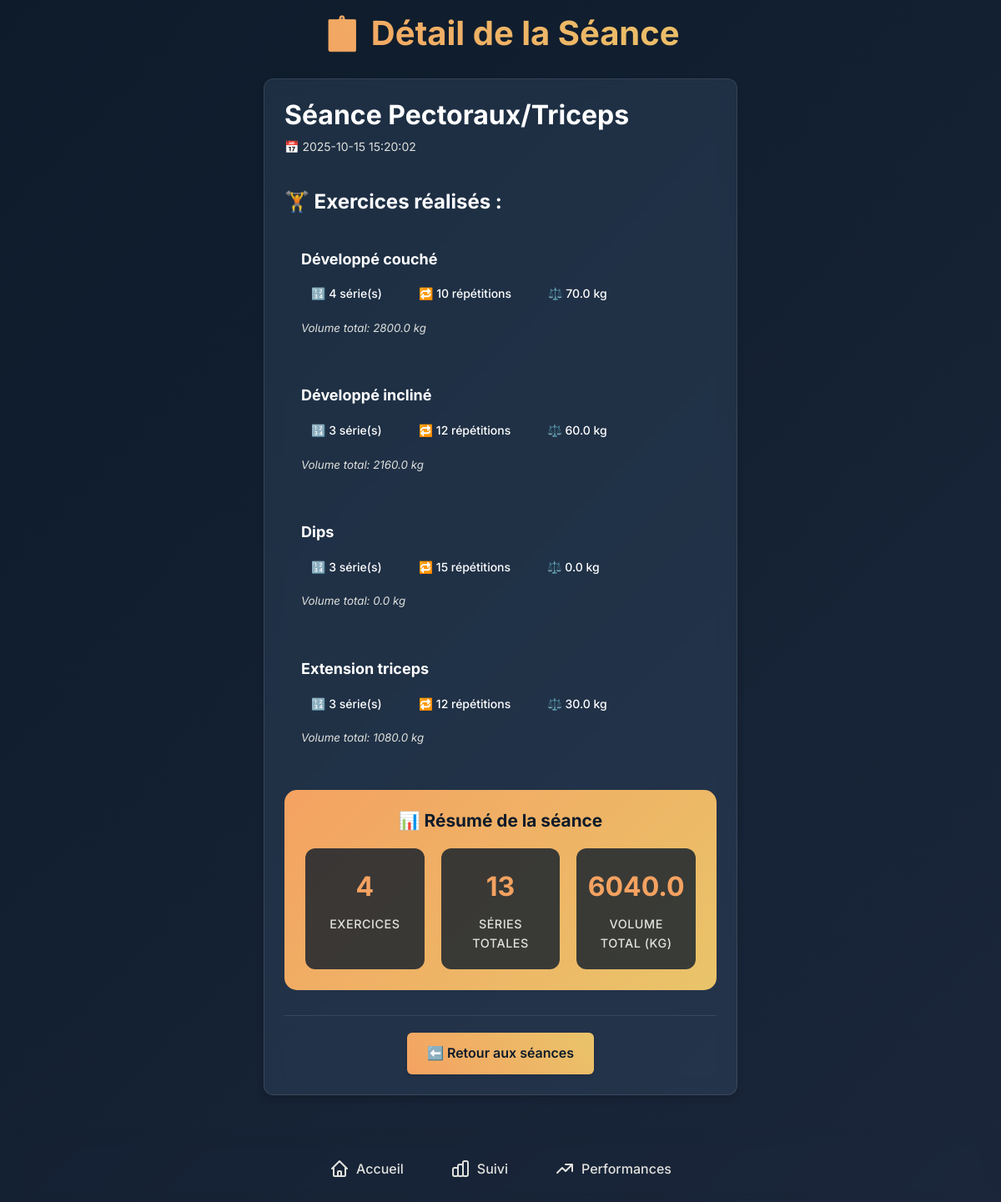
/session/1, run on the app's committed database.
### tables this page shows
CREATE TABLE exercises (
                    id INTEGER PRIMARY KEY AUTOINCREMENT,
                    session_id INTEGER NOT NULL,
                    exercise_name TEXT NOT NULL,
                    sets INTEGER NOT NULL,
                    reps INTEGER NOT NULL,
                    weight REAL NOT NULL,
                    FOREIGN KEY (session_id) REFERENCES sessions (id)
                );

### app.py (the view)
@app.route('/session/<int:session_id>')
def view_session(session_id):
    session = None
    exercises = []
    session_stats = {
        'total_sets': 0,
        'total_volume': 0.0
    }
    try:
        with sqlite3.connect('database.db') as conn:
            cur = conn.cursor()
            cur.execute("SELECT * FROM sessions WHERE id = ?", (session_id,))
            session = cur.fetchone()
            if session:
                cur.execute("SELECT * FROM exercises WHERE session_id = ?", (session_id,))
                exercises = cur.fetchall() or []
                if exercises:
                    for exercise in exercises:
                        try:
                            sets = exercise[3] if exercise[3] is not None else 0
                            reps = exercise[4] if exercise[4] is not None else 0
                            weight = exercise[5] if exercise[5] is not None else 0.0
                            session_stats['total_sets'] += sets
                            session_stats['total_volume'] += (sets * reps * weight)
                        except (IndexError, TypeError) as e:
                            print(f"Erreur lors du calcul des stats pour l'exercice {exercise}: {e}")
                            continue
    except sqlite3.Error as e:
        print(f"Erreur de base de données dans view_session: {e}")
        init_db()
    except Exception as e:
        print(f"Erreur inattendue dans view_session: {e}")
    return render_template('session_detail.html', session=session, exercises=exercises, session_stats=session_stats)

### templates/session_detail.html (shortened to what this page needs)
{% extends "base.html" %}
{% block content %}
<div class="fade-in">
    <div class="session-header-main">
        <h1>📋 Détail de la Séance</h1>
    </div>
    {% if session %}
    <div class="card">
        <div class="session-header">
            <h2>{{ session[1] or 'Séance sans nom' }}</h2>
            <p class="session-date">📅 {{ session[2][:19] }}</p>
        </div>
        {% if exercises %}
        <div class="exercises-list">
            <h3>🏋️ Exercices réalisés :</h3>
            {% for exercise in exercises %}
            <div class="exercise-detail">
                <div class="exercise-name">
                    <strong>{{ exercise[2] }}</strong>
                </div>
                <div class="exercise-stats">
                    <span class="stat">
                        🔢 {{ exercise[3] }} série(s)
                    </span>
                    <span class="stat">
                        🔁 {{ exercise[4] }} répétitions
                    </span>
                    <span class="stat">
                        ⚖️ {{ exercise[5] }} kg
                    </span>
                </div>
                <div class="exercise-volume">
                    <small>Volume total: {{ exercise[3] * exercise[4] * exercise[5] }} kg</small>
                </div>
            </div>
            {% endfor %}
              <div class="session-summary">
                <h4>📊 Résumé de la séance</h4>
                <div class="summary-grid">
                    <div class="summary-card">
                        <span class="summary-number">{{ exercises|length }}</span>
                        <span class="summary-label">Exercices</span>
                    </div>
                    <div class="summary-card">
                        <span class="summary-number">{{ session_stats.total_sets }}</span>
                        <span class="summary-label">Séries totales</span>
                    </div>
                    <div class="summary-card">
                        <span class="summary-number">{{ "%.1f"|format(session_stats.total_volume) }}</span>
                        <span class="summary-label">Volume total (kg)</span>
                    </div>
                </div>
            </div>
        </div>        {% else %}
        <p class="no-exercises">Aucun exercice enregistré dans cette séance.</p>
        {% endif %}
        <div class="session-actions">
            <a href="/track" class="btn btn-primary">
                ⬅️ Retour aux séances
            </a>
        </div>
    </div>
    {% endif %}
</div>
{% endblock %}

### static/css/style.css (style rules this page uses)
:root { --primary: #0D1B2A; --secondary: #1B263B; --accent: #F4A261; --accent-secondary: #E9C46A; --surface: #415A77; --surface-light: #778DA9; --text-primary: #FFFFFF; --text-secondary: #E0E1DD; --text-muted: #B0B0B0; --success: #2D6A4F; --warning: #F77F00; --error: #D62828; --shadow-light: 0 2px 4px rgba(0, 0, 0, 0.1); --shadow-medium: 0 4px 8px rgba(0, 0, 0, 0.15); --shadow-heavy: 0 8px 16px rgba(0, 0, 0, 0.2); --radius-small: 6px; --radius-medium: 12px; --radius-large: 16px; --spacing-xs: 0.5rem; --spacing-sm: 0.75rem; --spacing-md: 1rem; --spacing-lg: 1.5rem; --spacing-xl: 2rem; --spacing-xxl: 3rem; --transition-fast: 0.15s ease-in-out; --transition-normal: 0.25s ease-in-out; --transition-slow: 0.4s ease-in-out; }
* { margin: 0; padding: 0; box-sizing: border-box; }
html { font-size: 16px; scroll-behavior: smooth; }
body { font-family: 'Inter', 'SF Pro Display', -apple-system, BlinkMacSystemFont, 'Segoe UI', Roboto, sans-serif; background: linear-gradient(135deg, var(--primary) 0%, var(--secondary) 100%); color: var(--text-primary); line-height: 1.6; min-height: 100vh; padding-bottom: 80px; overflow-x: hidden; }
h1, h2, h3, h4, h5, h6 { font-weight: 700; line-height: 1.2; margin-bottom: var(--spacing-md); color: var(--text-primary); }
h1 { font-size: 2.5rem; background: linear-gradient(45deg, var(--accent), var(--accent-secondary)); -webkit-background-clip: text; -webkit-text-fill-color: transparent; background-clip: text; text-align: center; margin-bottom: var(--spacing-lg); }
h2 { font-size: 2rem; color: var(--accent); margin-bottom: var(--spacing-lg); }
h3 { font-size: 1.5rem; color: var(--accent-secondary); }
p { margin-bottom: var(--spacing-md); color: var(--text-secondary); font-size: 1rem; font-weight: 400; }
.card { background: rgba(65, 90, 119, 0.3); backdrop-filter: blur(10px); border: 1px solid rgba(255, 255, 255, 0.1); border-radius: var(--radius-medium); padding: var(--spacing-lg); margin-bottom: var(--spacing-lg); box-shadow: var(--shadow-medium); transition: all var(--transition-normal); }
.btn { display: inline-block; padding: var(--spacing-sm) var(--spacing-lg); border: none; border-radius: var(--radius-small); font-family: inherit; font-size: 1rem; font-weight: 600; text-decoration: none; text-align: center; cursor: pointer; transition: all var(--transition-fast); position: relative; overflow: hidden; min-width: 120px; }
.btn::before { content: ''; position: absolute; top: 0; left: -100%; width: 100%; height: 100%; background: linear-gradient(90deg, transparent, rgba(255, 255, 255, 0.2), transparent); transition: left var(--transition-slow); }
.btn-primary { background: linear-gradient(45deg, var(--accent), var(--accent-secondary)); color: var(--primary); box-shadow: var(--shadow-light); }
.fade-in { animation: fadeIn var(--transition-slow) ease-out; }
@media (min-width: 601px) { body { padding-bottom: 0; } }

### data on the page
exercises: exercise_name "Développé couché", sets "4", reps "10", weight "70.0", exercise[3]*exercise[4]*exercise[5] "2800.0"
exercises: exercise_name "Développé incliné", sets "3", reps "12", weight "60.0", exercise[3]*exercise[4]*exercise[5] "2160.0"
exercises: exercise_name "Dips", sets "3", reps "15", weight "0.0", exercise[3]*exercise[4]*exercise[5] "0.0"
exercises: exercise_name "Extension triceps", sets "3", reps "12", weight "30.0", exercise[3]*exercise[4]*exercise[5] "1080.0"

### other printed values
{{ session[1] or 'Séance sans nom' }} "Séance Pectoraux/Triceps"
{{ session[2][:19] }} "2025-10-15 15:20:02"
{{ exercises|length }} "4"
{{ session_stats.total_sets }} "13"
{{ "%.1f"|format(session_stats.total_volume) }} "6040.0"
